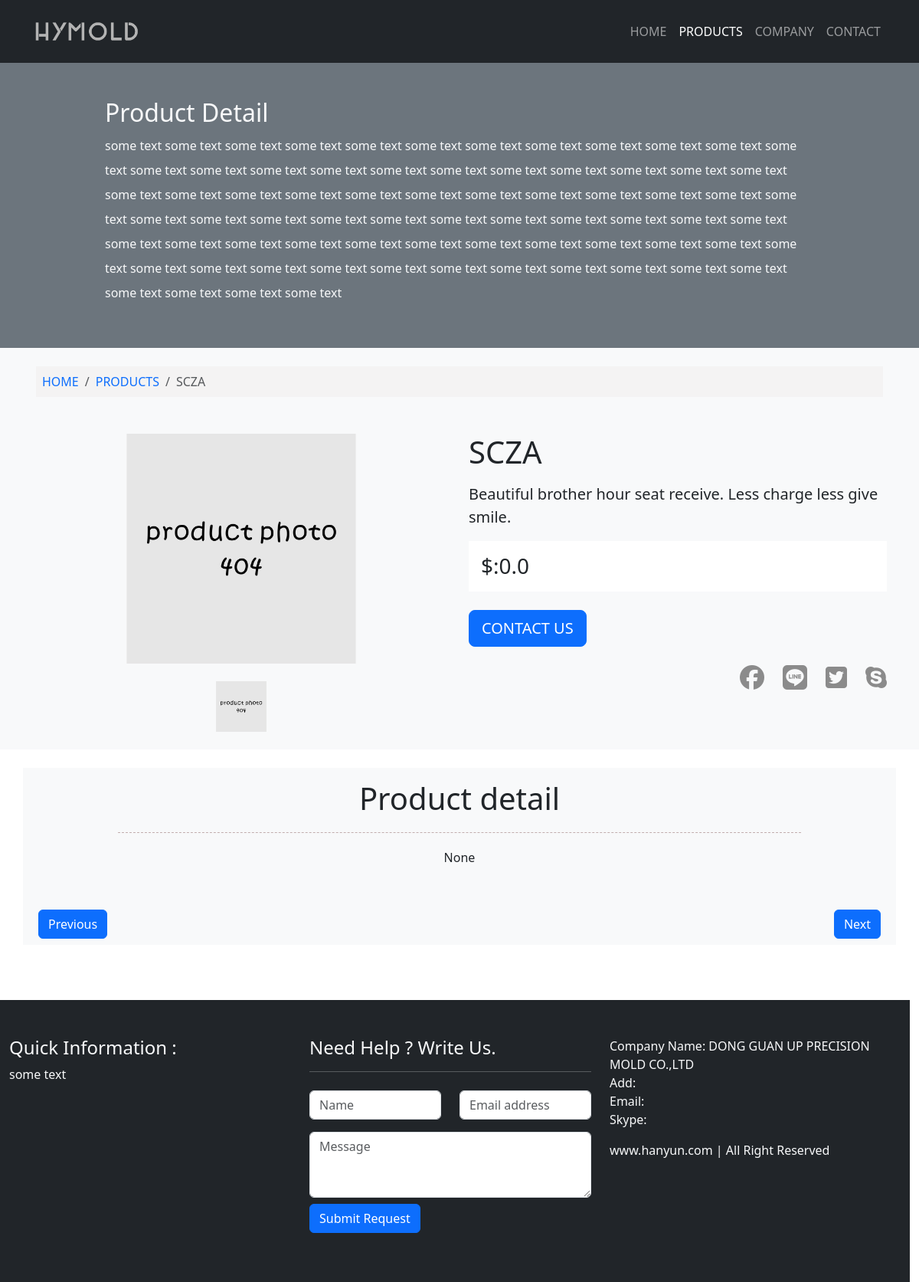
Before: /product/1 with the older database file.
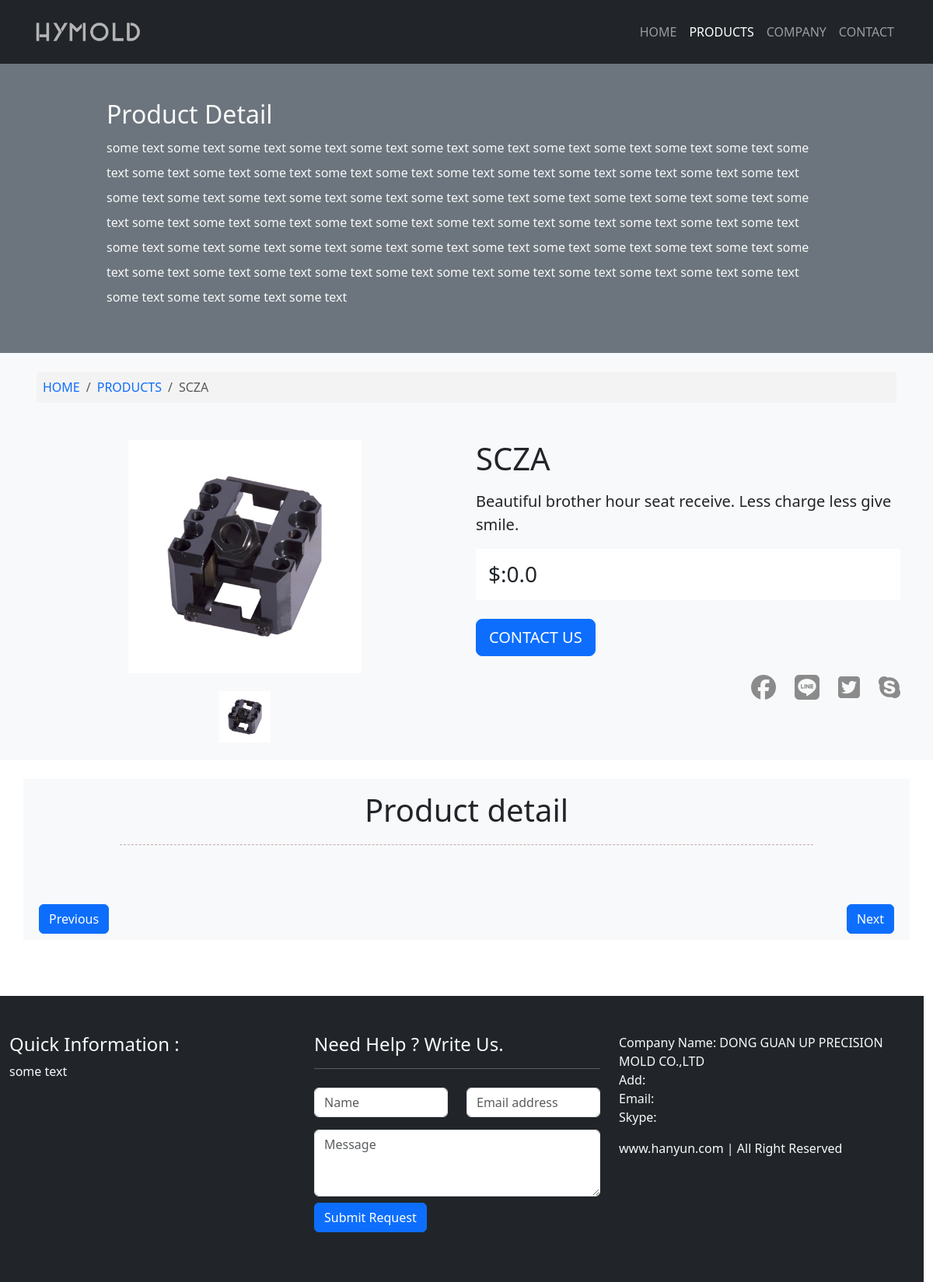
After: the same page with the newer database file.
### app.py (models this page shows)
class Product(db.Model):
    __tablename__ = 'product'
    id = db.Column(db.Integer, primary_key=True)
    name = db.Column(db.String(20))
    price = db.Column(db.Float)
    description = db.Column(db.String(200))
    content = db.Column(db.Text())
    timestamp = db.Column(db.DateTime, nullable=False, default=datetime.now, index=True)
    clicks = db.Column(db.Integer)

class Photo(db.Model):
    __tablename__ = 'photo'
    id = db.Column(db.Integer, primary_key=True)
    filename = db.Column(db.String(100))
    timestamp = db.Column(db.DateTime, nullable=False, default=datetime.now, index=True)
    product_id = db.Column(db.Integer, db.ForeignKey('product.id'))
    product = db.relationship('Product', backref=db.backref('photos', lazy='dynamic', cascade='all, delete-orphan'))
    source = db.Column(db.String(200), default='form')  # 区别图片来源

### app.py (the view)
@app.route('/product/<int:product_id>')
def product(product_id):
    product = Product.query.get(product_id)
    return render_template('product.html', product=product)

### app.py (called while the page is built)
@app.context_processor
def make_template_context():
    return dict(
        products=Product.query.order_by(Product.id.asc()).all(),
        about=About.query.order_by(About.timestamp.desc()).first(),
        advantages=Advantage.query.order_by(Advantage.id.asc()).all()
    )

### templates/product.html (shortened to what this page needs)
{% extends 'base.html' %}
{% block nav_products %}
    active
{% endblock %}
{% block content %}
    <div class="section bg-secondary py-5 custom-container">
        <div class="container">
            <div class="row text-light">
                <div class="col-md-10 offset-md-1 col-sm-10 offset-sm-1">
                    <h2>Product Detail</h2>
                    <h6 class="lh-lg">
                        some text some text some text some text some text some text some text some text some text some
                        text some text some text some text some text some text some text some text some text some text
                        some text some text some text some text some text some text some text some text some text some
                        text some text some text some text some text some text some text some text some text some text
                        some text some text some text some text some text some text some text some text some text some
                        text some text some text some text some text some text some text some text some text some text
                        some text some text some text some text some text some text some text some text some text some
                        text some text some text some text some text some text some text
                    </h6>
                </div>
            </div>
        </div>
    </div>
    <section class="py-3 bg-light">
        <div class="container">
            <nav aria-label="breadcrumb" class="mt-2 mb-5">
                <ol class="breadcrumb p-2 breadcrumb-style">
                    <li class="breadcrumb-item">
                        <a href="{{ url_for('index') }}"
                           class="link-underline link-underline-opacity-0 link-underline-opacity-75-hover">HOME
                        </a>
                    </li>
                    <li class="breadcrumb-item">
                        <a href="{{ url_for('products') }}"
                           class="link-underline link-underline-opacity-0 link-underline-opacity-75-hover">PRODUCTS
                        </a>
                    </li>
                    <li class="breadcrumb-item active" aria-current="page">{{ product.name }}</li>
                </ol>
            </nav>
            <div class="row">
                <div class="col-md-6 d-flex flex-column align-items-center">
                    {% set photo = product.photos|first %}
                    {% if photo %}
                        <img src="{{ url_for('get_image', filename=photo.filename) }}" alt="product-image"
                             class="product-image img-fluid" id="main-image">
                        <div class="mt-3">
                            <img src="{{ url_for('get_image', filename=photo.filename) }}" alt="product-photo1"
                                 class="thumbnail-image"
                                 data-target="{{ url_for('get_image', filename=photo.filename) }}">
                        </div>
                    {% else %}
                        <img src="{{ url_for('static', filename='img/no_product.jpg') }}" alt="no-products"
                             class="product-image img-fluid" id="main-image">
                        <div class="mt-3">
                            <img src="{{ url_for('static', filename='img/no_product.jpg') }}" alt="product-photo1"
                                 class="thumbnail-image"
                                 data-target="{{ url_for('static', filename='img/no_product.jpg') }}">
                        </div>
                    {% endif %}
                </div>
                <div class="col-md-6">
                    <h1 class="product-title">{{ product.name }}</h1>
                    <p class="product-description lead my-3">{{ product.description|safe }}</p>
                    <p class="product-price h3 py-3 px-3 bg-white">$:{{ product.price }}</p>
                    <a href="mailto:example@example.com" class="btn btn-primary btn-lg my-3">CONTACT US</a>
                    <div class="row justify-content-end">
                        <div class="col-auto">
                            <span class="fs-2"><a href="" class="facebook-icon"><i
                                    class="fa-brands fa-facebook"></i></a></span>
                        </div>
                        <div class="col-auto">
                            <span class="fs-2"><a href="" class="line-icon"><i
                                    class="fa-brands fa-line"></i></a></span>
                        </div>
                        <div class="col-auto">
                            <span class="fs-2"><a href="" class="twitter-icon"><i
                                    class="fa-brands fa-square-twitter"></i></a></span>
                        </div>
                        <div class="col-auto">
                            <span class="fs-2"><a href="" class="skype-icon"><i
                                    class="fa-brands fa-skype"></i></a></span>
                        </div>
                    </div>
                </div>
            </div>
        </div>
    </section>
    <section class="py-4 bg-white">
        <div class="container bg-light">
            <div class="text-center">
                <h1 class="pt-3">Product detail</h1>
            </div>
            <div class="hr-style"></div>
            <div class="d-flex flex-column align-items-center">
                {{ product.content | safe }}
            </div>
            <div class="d-flex justify-content-between mt-5 p-2">
                <button class="btn btn-primary">Previous</button>
                <button class="btn btn-primary">Next</button>
            </div>
        </div>
    </section>
{% endblock %}

### templates/base.html (shortened to what this page needs)
<!DOCTYPE html>
<html lang="en">
<head>
    {% block head %}
        <link href="https://cdn.jsdelivr.net/npm/bootstrap@5.3.3/dist/css/bootstrap.min.css" rel="stylesheet">
        <link rel="stylesheet" href="https://cdn.staticfile.net/font-awesome/6.5.1/css/all.min.css">
        <link rel="stylesheet" href="{{ url_for('static', filename='css/styles.css') }}">
    {% endblock %}
</head>
<body>
<nav class="navbar navbar-expand-lg navbar-dark bg-dark fixed-top py-3">
    <div class="container">
        <a class="navbar-brand" href="{{ url_for('index') }}">
            <img alt="hanyun" src="{{ url_for('static', filename='img/logo.png') }}" style="max-height: 40px;">
        </a>
        <div class="collapse navbar-collapse" id="navbarSupportedContent">
            <ul class="navbar-nav ms-auto">
                <li class="nav-item">
                    <a class="nav-link {% block nav_home %}{% endblock %}" href="{{ url_for('index') }}">HOME </a>
                </li>
                <li class="nav-item">
                    <a class="nav-link {% block nav_products %}{% endblock %}"
                       href="{{ url_for('products') }}">PRODUCTS</a>
                </li>
                <li class="nav-item">
                    <a class="nav-link {% block nav_company %}{% endblock %}"
                       href="{{ url_for('company') }}">COMPANY</a>
                </li>
                <li class="nav-item">
                    <a class="nav-link {% block nav_contact %}{% endblock %}"
                       href="{{ url_for('contact') }}">CONTACT</a>
                </li>
            </ul>
        </div>
    </div>
</nav>
{% block content %}
{% endblock %}
{% block footer %}
    <div class="container-fluid row bg-dark text-light mt-5 py-5">
        <div class="col-md-4">
            <h4>Quick Information :</h4>
            <p>
                some text
            </p>
        </div>
        <div class="col-md-4">
            <h4>Need Help ? Write Us. </h4>
            <hr>
            <form>
                <div class="row">
                    <div class="col-md-6 col-sm-6 py-2">
                        <div class="form-group">
                            <input type="text" class="form-control" required="required" placeholder="Name">
                        </div>
                    </div>
                    <div class="col-md-6 col-sm-6 py-2">
                        <div class="form-group">
                            <input type="text" class="form-control" required="required" placeholder="Email address">
                        </div>
                    </div>
                </div>
                <div class="row">
                    <div class="col-md-12 col-sm-12 py-2">
                        <div class="form-group">
                            <textarea name="message" id="message" required="required" class="form-control" rows="3"
                                      placeholder="Message"></textarea>
                        </div>
                        <div class="form-group py-2">
                            <button type="submit" class="btn btn-primary">Submit Request</button>
                        </div>
                    </div>
                </div>
            </form>
        </div>
        <div class="col-md-4">
            <p>
                Company Name: DONG GUAN UP PRECISION MOLD CO.,LTD<br>
                Add:<br>
                Email: <br>
                Skype:<br>
            </p>
            <p>www.hanyun.com | All Right Reserved</p>
        </div>
    </div>
{% endblock %}
</body>
</html>

### static/css/styles.css (style rules this page uses)
.custom-container { margin-top: 80px; padding-left: 0px; padding-right: 0px; }
.product-image { height: 300px; width: auto; }
.thumbnail-image { width: 70px; height: 70px; margin: 5px; cursor: pointer; border: 2px solid transparent; transition: border-color 0.3s; }
.breadcrumb-style { padding: 5px; margin: 5px; background-color: #f4f3f3; }
.facebook-icon { color: #8b8b8b; transition: color 0.2s ease; }
.line-icon { color: #8b8b8b; transition: color 0.2s ease; }
.twitter-icon { color: #8b8b8b; transition: color 0.2s ease; }
.skype-icon { color: #8b8b8b; transition: color 0.2s ease; }
.hr-style { border-bottom: 1px dashed #c2aeae; width: 80%; margin: 20px auto; text-align: center; }

Changed rows visible on the page:
changed Product "SCZA": content "None" → (not shown)
added Photo: filename (picture)
